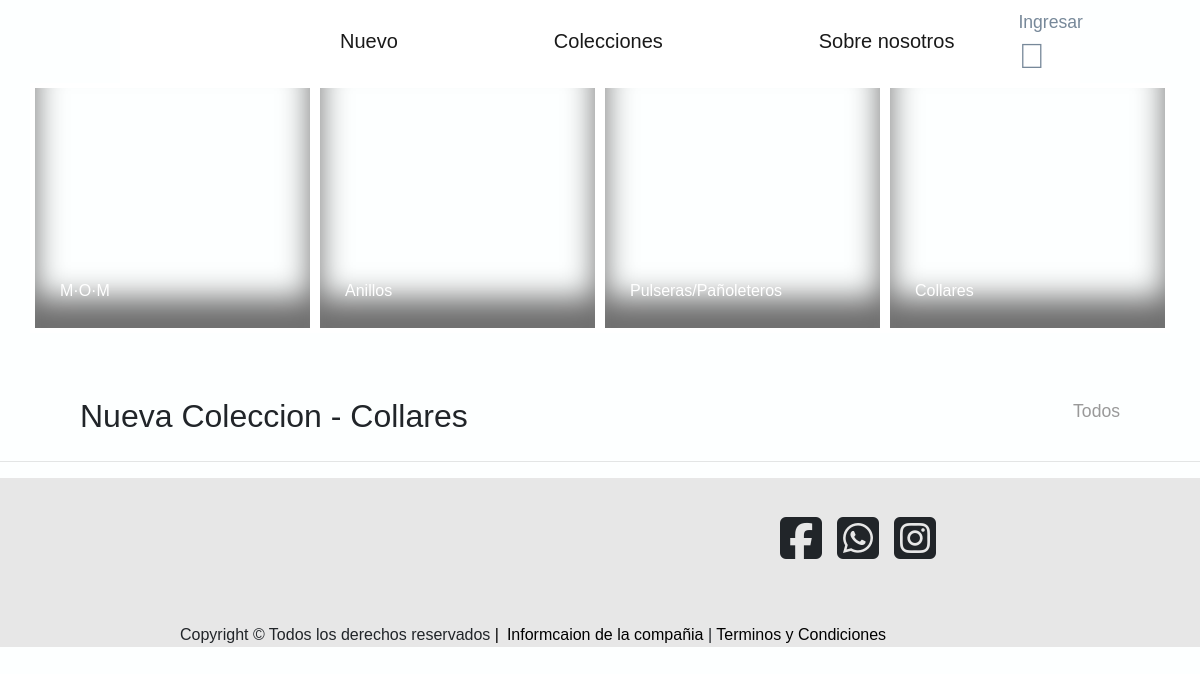
The page /coleccion-collares.php on the database as committed earlier.
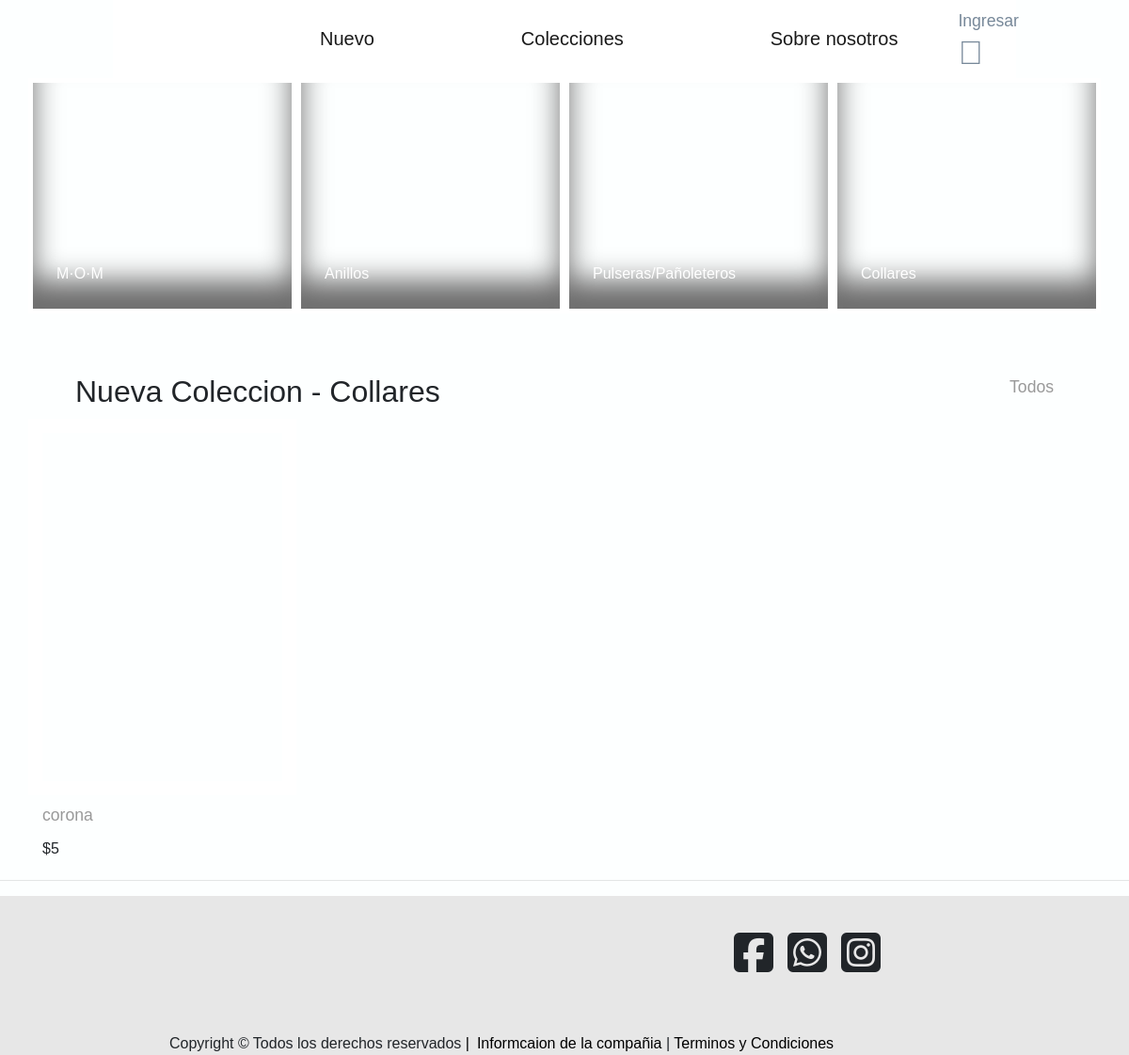
The same page on the database as committed later.
### tables this page shows
CREATE TABLE `productos` (
  `id` int(11) NOT NULL,
  `nombre` varchar(200) NOT NULL,
  `precio` double NOT NULL,
  `imagen_id` varchar(200) NOT NULL,
  `categoria_id` int(11) NOT NULL
);

### coleccion-collares.php (the view, shortened to what this page needs)
<?php
include('conexion.php');
include_once('header.php');
$sql = "SELECT p.* FROM productos p LEFT JOIN categorias c ON p.categoria_id= c.id WHERE p.categoria_id=34 ";
$llamado = $mbd->prepare($sql);
$llamado->execute();
$descripcion = $llamado->fetchAll();
?>
<body>
  <header>
    <nav class="navbar navbar-expand-lg navbar-light  mx-auto">
      <a class="navbar-brand  ml-5" href="nuevo.php">Nuevo</a>
      <div class="collapse navbar-collapse" id="navbarTogglerDemo02">
        <ul class="navbar-nav mr-auto mt-2 mt-lg-0">
          <li class="nav-item active">
            <a class="navbar-brand" href="#">Colecciones<span class="sr-only">(current)</span></a>
          </li>
          <li class="nav-item">
            <a class="navbar-brand" href="#">Sobre nosotros</a>
          </li>
        </ul>
        <div class="d-grid gap-2  ml-5">
          <?php if (!empty($users)) : ?>
            <div class="btn-group">
            <button style="opacity: 0.5;" type="button" class="btn btn-secondary dropdown-toggle" data-toggle="dropdown" aria-haspopup="true" aria-expanded="false">
            Hola <?= $users["nombre"];
            ?>
            </button>
            <div class="dropdown-menu dropdown-menu-right">
              <a href="config.php" class="dropdown-item btn btn-mute" type="button">Configuracion</a>
              <a href="logout.php" class="dropdown-item btn btn-mute" type="button">Salir</a>
            </div>
          </div>
            <?php else :  ?>
              <p style="display: inline; color:lightslategray"><?= "Ingresar" ?></p>
              <a style="display: inline-flex; color:lightslategray" href="/Pulseras/admin.php"><i class="fal fa-user icono"></i> </a>
            <?php endif ?>
        </div>
      </div>
    </nav>
  </header>
  <div style="cursor: pointer;"  class="section--divider">
    <div class="container">
      <div class="row">
      <a class="catalogo1 catalogos" href="coleccion-amigos.php"><div >M·O·M</div></a>
       <a class="catalogo2 catalogos" href="coleccion-anillos.php"> <div >Anillos</div></a>
      <a class="catalogo3 catalogos " href="coleccion-pulseras.php">  <div >Pulseras/Pañoleteros</div></a>
      <a class="catalogo4 catalogos" href="coleccion-collares.php">  <div >Collares</div></a>
      </div>
    </div>
  </div>
  <div style="display: inline; margin:90px ">
    <div>
      <h2 style="float: left;margin-left: 80px; ">Nueva Coleccion - Collares</h2>
    </div>
    <div>
      <P style="float: right;margin-right: 80px; ">Todos</P><br>
    </div>
  </div>
  <div class="section--divider">
    <div class="container">
      <div class="row">
      <?php
        foreach ($descripcion as $producto):
        ?>
        <div>
          <div style="background-image:url(imagenes/productos/<?= $producto["imagen_id"]?>)" class="muestras ">
          </div>
          <div class="precios">
            <p><?=$producto["nombre"]?></p>
            <h6>$<?= number_format(floatval($producto["precio"]))?></h6>
          </div>
        </div>
        <?php
        endforeach;
        ?>
      </div>
    </div>
  </div>
  <hr />
  <footer>
    <div class="container-footer">
      <div class="img-icono">
        <div class="colum1">
          <div class="icono-face">
            <a href=""><i class="fab fa-facebook-square iconos-footer"></i></a>
          </div>
          <div class="icono-whats">
            <a href=""><i class="fab fa-whatsapp-square iconos-footer"></i></a>
          </div>
          <div class="icono-ins">
            <a href=""><i class="fab fa-instagram-square iconos-footer"></i></a>
          </div>
        </div>
      </div>
      <div class="footer-copy">
        <div class="copy mr-2">
          Copyright © Todos los derechos reservados <a style="color: black;" href="">|</a>
        </div>
        <div class="informacion">
          <a style="color: black;" href="sobre_nosotros.php"> Informcaion de la compañia </a> | <a style="color: black;" href="">Terminos y Condiciones</a>
        </div>
      </div>
    </div>
  </footer>
</body>
</html>

Rows that differ between the two databases and show on the page:
added productos: nombre "corona", precio "5"
